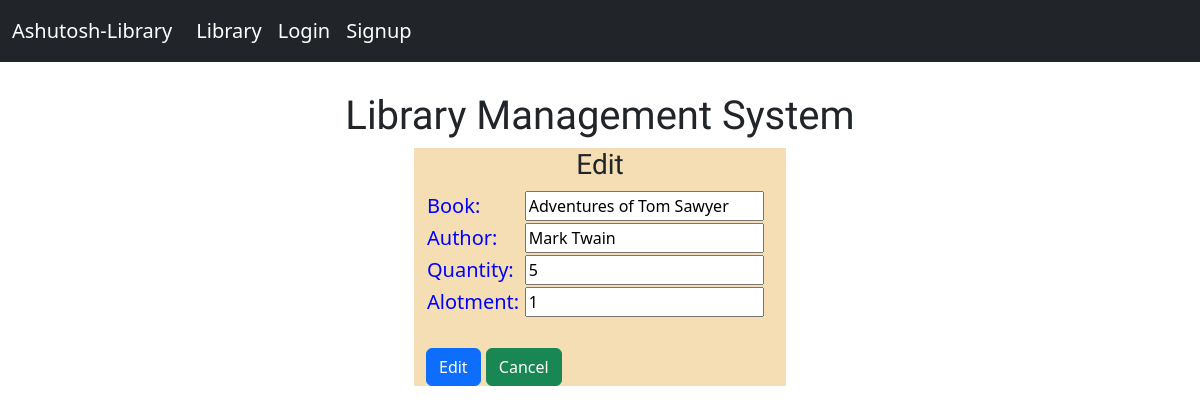
The app's page /Library/edit/1 (signed in) with its own data.
### library/models.py (models this page shows, shortened)
class Book(models.Model):
    Book = models.CharField(max_length=100)
    Author = models.CharField(max_length=50)
    Quantity = models.IntegerField(default=1)
    alotment = models.IntegerField(default=0)

### library/views.py (the view, shortened to what this page needs)
# urls.py: path("edit/<int:pk>", views.bookedit.as_view(), name="bedit"),
@method_decorator(login_required(login_url='/sign_in_out/signin/'), name="dispatch")
class bookedit(UpdateView):
    model = Book
    fields = "__all__"
    template_name = "bookedit.html"
    context_object_name = "form"

### templates/bookedit.html (shortened to what this page needs)
{% extends 'base.html'%}
{% block content %}
<form class="log container col-4" action="" method="post">
    <h3 class="log-h1">Edit </h3>
    <table class="container ">
        {% for i in form%}
        <tr>
            <td class="sign-label">{{i.label_tag}}</td>
            <td class="texts">{{i}}<h6 class="error">{{i.errors|striptags}}</h6>
            </td>
        </tr>
        {% endfor %}
    </table>
    <br>
    <button type="submit" class="btn btn-primary">Edit</a></button>
    <button type="submit" class="btn btn-success"><a href="{% url 'addbooks' %}">Cancel</a></button>
</form>
{% endblock %}

### static/css/main.css (style rules this page uses)
.bodyy { background-image: url("https://media.istockphoto.com/id/512966920/photo/illustration-of-white-bookshelves.jpg?s=612x612&w=0&k=20&c=FiLLh_KoCD20Fq96wl4RZxVKBN-SC4sCtwT5qMX0CiA="); background-repeat: no-repeat; background-size: 100% auto; font-size: 20px; }
.log-h1 { text-align: center; font-family: 'Shrikhand', 'cursive'; }
.sign-label { color: blue; }
.log { background-color: wheat; opacity: 100%; }
a { color: white; text-decoration: none; }
.texts { font-size: medium; }

### records on screen
Book: form "Adventures of Tom Sawyer" "Mark Twain" "5" "1"

### other values on screen
{{ i.label_tag }} "Book:" "Author:" "Quantity:" "Alotment:"
